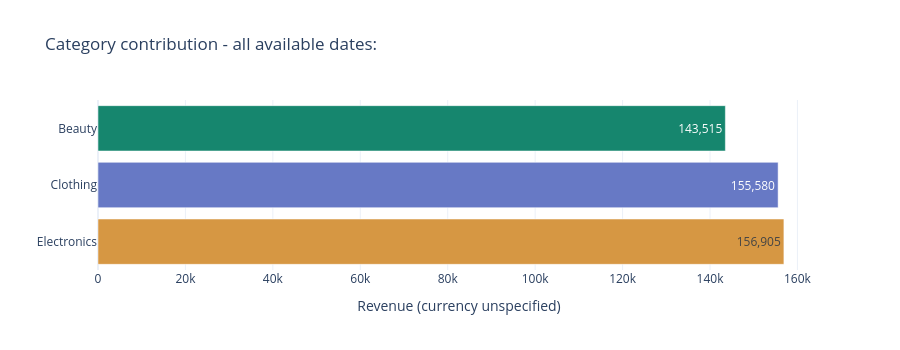
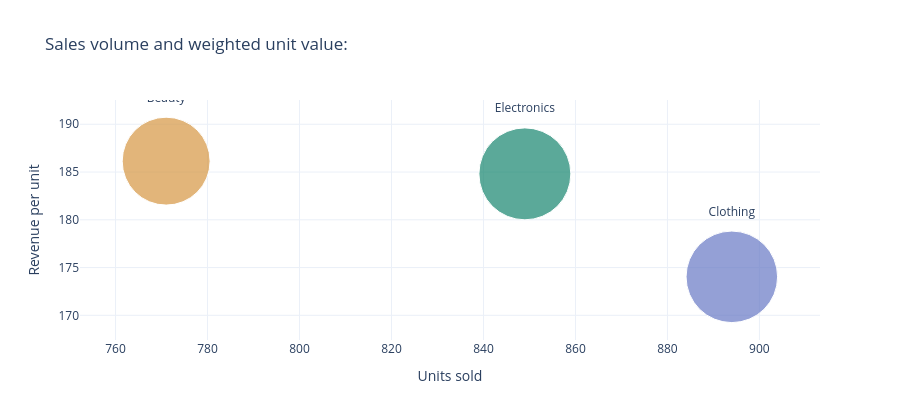

Notebook cell for these charts, in order:
### Markdown cell above
## 3. Category scale and value:
The bar chart shows total revenue. The scatter separates units sold from revenue per unit; bubble area represents revenue. These are accounting relationships, not evidence that one variable causes another.

### Code cell
fig = px.bar(category.sort_values("revenue"), x="revenue", y="category",
             orientation="h", color="category", text_auto=",.0f",
             title="Category contribution - all available dates:",
             labels={"revenue": "Revenue (currency unspecified)", "category": ""})
fig.update_layout(showlegend=False, height=350)
fig.show()
fig = px.scatter(category, x="units", y="revenue_per_unit", size="revenue",
                 color="category", text="category", size_max=65,
                 hover_data=["transactions", "average_purchase", "revenue_share_pct"],
                 labels={"units": "Units sold", "revenue_per_unit": "Revenue per unit"},
                 title="Sales volume and weighted unit value:")
fig.update_traces(textposition="top center")
fig.update_layout(height=420, showlegend=False)
fig.show()

### Figure 1 — Plotly figure (JSON) as saved in the notebook; plotly's stock layout.template omitted (floating-point values rounded to 4 significant figures)
{"data": [{"hovertemplate": "=%{y}<br>Revenue (currency unspecified)=%{x}<extra></extra>", "legendgroup": "Beauty", "marker": {"color": "#16866e", "pattern": {"shape": ""}}, "name": "Beauty", "orientation": "h", "showlegend": true, "textposition": "auto", "texttemplate": "%{x:,.0f}", "type": "bar", "x": [143515], "xaxis": "x", "y": ["Beauty"], "yaxis": "y"}, {"hovertemplate": "=%{y}<br>Revenue (currency unspecified)=%{x}<extra></extra>", "legendgroup": "Clothing", "marker": {"color": "#6779c5", "pattern": {"shape": ""}}, "name": "Clothing", "orientation": "h", "showlegend": true, "textposition": "auto", "texttemplate": "%{x:,.0f}", "type": "bar", "x": [155580], "xaxis": "x", "y": ["Clothing"], "yaxis": "y"}, {"hovertemplate": "=%{y}<br>Revenue (currency unspecified)=%{x}<extra></extra>", "legendgroup": "Electronics", "marker": {"color": "#d69743", "pattern": {"shape": ""}}, "name": "Electronics", "orientation": "h", "showlegend": true, "textposition": "auto", "texttemplate": "%{x:,.0f}", "type": "bar", "x": [156905], "xaxis": "x", "y": ["Electronics"], "yaxis": "y"}], "layout": {"barmode": "relative", "height": 350, "legend": {"title": {"text": ""}, "tracegroupgap": 0}, "showlegend": false, "title": {"text": "Category contribution - all available dates:"}, "xaxis": {"anchor": "y", "domain": [0, 1], "title": {"text": "Revenue (currency unspecified)"}}, "yaxis": {"anchor": "x", "categoryarray": ["Electronics", "Clothing", "Beauty"], "categoryorder": "array", "domain": [0, 1], "title": {"text": ""}}}}

### Figure 2 — Plotly figure (JSON) as saved in the notebook; plotly's stock layout.template omitted (floating-point values rounded to 4 significant figures)
{"data": [{"customdata": [[342.0, 458.8, 34.41]], "hovertemplate": "category=%{text}<br>Units sold=%{x}<br>Revenue per unit=%{y}<br>revenue=%{marker.size}<br>transactions=%{customdata[0]}<br>average_purchase=%{customdata[1]}<br>revenue_share_pct=%{customdata[2]}<extra></extra>", "legendgroup": "Electronics", "marker": {"color": "#16866e", "size": [156905], "sizemode": "area", "sizeref": 37.14, "symbol": "circle"}, "mode": "markers+text", "name": "Electronics", "orientation": "v", "showlegend": true, "text": ["Electronics"], "textposition": "top center", "type": "scatter", "x": [849], "xaxis": "x", "y": [184.8], "yaxis": "y"}, {"customdata": [[351.0, 443.2, 34.12]], "hovertemplate": "category=%{text}<br>Units sold=%{x}<br>Revenue per unit=%{y}<br>revenue=%{marker.size}<br>transactions=%{customdata[0]}<br>average_purchase=%{customdata[1]}<br>revenue_share_pct=%{customdata[2]}<extra></extra>", "legendgroup": "Clothing", "marker": {"color": "#6779c5", "size": [155580], "sizemode": "area", "sizeref": 37.14, "symbol": "circle"}, "mode": "markers+text", "name": "Clothing", "orientation": "v", "showlegend": true, "text": ["Clothing"], "textposition": "top center", "type": "scatter", "x": [894], "xaxis": "x", "y": [174.0], "yaxis": "y"}, {"customdata": [[307.0, 467.5, 31.47]], "hovertemplate": "category=%{text}<br>Units sold=%{x}<br>Revenue per unit=%{y}<br>revenue=%{marker.size}<br>transactions=%{customdata[0]}<br>average_purchase=%{customdata[1]}<br>revenue_share_pct=%{customdata[2]}<extra></extra>", "legendgroup": "Beauty", "marker": {"color": "#d69743", "size": [143515], "sizemode": "area", "sizeref": 37.14, "symbol": "circle"}, "mode": "markers+text", "name": "Beauty", "orientation": "v", "showlegend": true, "text": ["Beauty"], "textposition": "top center", "type": "scatter", "x": [771], "xaxis": "x", "y": [186.1], "yaxis": "y"}], "layout": {"height": 420, "legend": {"itemsizing": "constant", "title": {"text": "category"}, "tracegroupgap": 0}, "showlegend": false, "title": {"text": "Sales volume and weighted unit value:"}, "xaxis": {"anchor": "y", "domain": [0, 1], "title": {"text": "Units sold"}}, "yaxis": {"anchor": "x", "domain": [0, 1], "title": {"text": "Revenue per unit"}}}}
